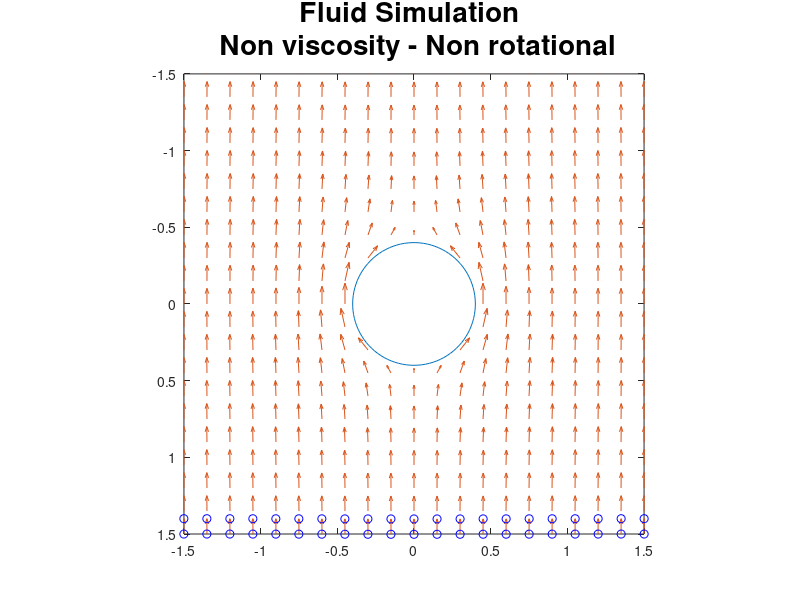

Write the MATLAB code that produced this figure. (Note: this script raises an error after producing the figure.)
#################################################################
# TOTAL GRADE EXERCISE 1: 30/50p
#################################################################

# The answer to the questions are  ok ---> 15/15
#There are several errors in the simulation: --->15/35

#1. The condition to avoid penetration into the circle is wrong.
#2. Your considered that the velocity is the same for the 3 rows
#3. You missed the time step when performing the Euler integration for the position.



#################################################################


% PHY250 FALL 2021 ==============================
%
% Alex Demirci Nijmeijer
% alex.demirci@digipen.edu
% 145/12/2021
%
% This program simulates a fluid flowing through a
% circle using the Navier-Stokes equation
%===================================================


% Questions
%
% 1. What does "incompressible, non-viscous, circulation-free liquid" mean?
% - An incompressible fluid is a fluid that has constant density. Non-viscous
%   means that, as its name suggests, it has no viscosity (viscosity coefficient = 0)
%   This means that there is no friction inside the fluid and that, for example, the
%   particles would flow along a wall without reducing their speed.
%   
%
% 2. What is the difference between this fluid and the one we considered when we
%    solved problems during the course?
% -  In the problems we solved in class the streamlines could be obtained based on
%    the pressure, area and velocity at a given point, but in this case, the velocity
%    is obtained through a gradient using the Navier-Stokes equation. In addition to that, 
%    in this case we are not considering presure ---INSTRUCTOR: The equations are more complicated because 
                                                    #the velocity trought a perpendicular area is not constant. So, to solve the continuity equation we have to solve an integral. 
                                                    
%
% 3. Do you think that the volume rate flow is just "vA" in this case? Why yes o why not?
% - It would not be "vA" because that is only true for plane cross-sectional areas.
%   In addition to that, we can't obtain the streamlines based on a single velocity and
%   the area in a specific point. #INSTRUCTOR: In this case, the Bernoulli's equation is valid in a streamline, but not between two arbitrary points in the fluid.
%
% 4. How would you improve this model?
% - We could improve this model by making the fluid viscous in order to 
%   simulate the properties of fluids in a more realistic way and making
%   the particles interact with each other


function Fluids
  
  
  out_dir = "temp_img";
  mkdir(out_dir);
  
  samples = 21;
  
  % radius and initial velocity
  a = 0.4;
  v0 = 10;
  
  xx = linspace(-1.5, 1.5, samples);
  yy = linspace(-1.5, 1.5, samples);
  [x, y] = meshgrid(xx, yy);
  
  % gradient of the Navier-Stokes equation stored in matrices
  vx = -v0*(((-2*a^3 * x.^2  + a^3 * y.^2)./ ((2 * (x.^2 + y.^2).^(5/2)))) + 1);
  vy = (3 * a^3 * v0 * x.* y)./ (2 * (x.^2 + y.^2).^(5/2));
  
 % radius to the square
  aSquare = a^2; 

  % remove the arrows inside the circle
  for row = 1: length(x)
    for col = 1:length(y);
      
      velX = x(row, col);
      velY = y(row, col);
    
      if(velX^2 + velY^2 < aSquare)
        vx(row, col) = 0;
        vy(row, col) = 0;  
      endif
      
    endfor   
  endfor
  

  % first row of particles
  pX = linspace(1.5, 1.5, samples);
  pY = linspace(-1.5, 1.5, samples);
  
   % second row of particles
  pX2 = linspace(1.6, 1.6, samples);
  pY2 = linspace(-1.5, 1.5, samples);

   % third row of particles
  pX3 = linspace(1.7, 1.7, samples);
  pY3 = linspace(-1.5, 1.5, samples);
    
  time = 300;
  
  for timestep = 1 : time
    hold off;
  
    % draw the circle
    t = linspace(0,2*pi,100); 
    circsx = a.*cos(t) + 0; 
    circsy = a.*sin(t) + 0; 
    plot(circsx,circsy);
    axis([-1.5 1.5 -1.5 1.5], "square");
    title("Fluid Simulation \n Non viscosity - Non rotational", "fontsize", 20);
  
    hold on;
  
    scale = 0.01;
    % draw the arrows
    quiver(x, y, vx * scale, vy *scale, 'AutoScale', 'off');
    view(90,90);
    hold on;
  
     % for each particle
    for index = 1 : samples
  
      % interpolation of the current position and the position-velocity values
      velPosX = interp2(x,y,vx,pX(index), pY(index),'spline') * scale;
      velPosY = interp2(x,y,vy,pX(index), pY(index),'spline') * scale;

      
      % if traversing the circle, shift the particles to another position
      #INSTRUCTOR: the condition to avoid penetration inside the circle have to be done on the coordinates of the particles, not the velocity. 
      #the particles are penetrating the circle.
      if(abs(velPosX) < 0.05)
        velPosX = interp2(x,y,vx,pX(index - 1), pY(index)) * scale;
      endif
      
      % move the particle by the x velocity
      pX(index) += velPosX;  #INSTRUCTOR: the three rows of particles do not have the same velocity...The difference is more evident as the particles approaches the circle.
      pX2(index) += velPosX; #you are mising the timestep 
      pX3(index) += velPosX;
      
      % move the particle byu the y velocity
      pY(index) += velPosY;
      pY2(index) += velPosY;
      pY3(index) += velPosY;
      
      % plot the three rows
      plot(pX(index), pY(index), 'ob');
      axis([-1.5 1.5 -1.5 1.5], "square");
      view(90,90);
      hold on;  
      plot(pX2(index), pY2(index), 'ob');
      axis([-1.5 1.5 -1.5 1.5], "square");
      view(90,90);
      hold on;
       plot(pX3(index), pY3(index), 'ob');
      axis([-1.5 1.5 -1.5 1.5], "square");
      view(90,90);
      hold on;
    endfor;
   
    % capture the frame and save it
    fname = fullfile('E:\\Digipen\\PHY250\\2021\\Final_project\\submissions\\Alex Nijmeijer Demirci_396410_assignsubmission_file_\\Fluids\\frames', sprintf("img%03i.png", timestep));
    imwrite (getframe(gcf).cdata, fname);
 
  endfor

endfunction
